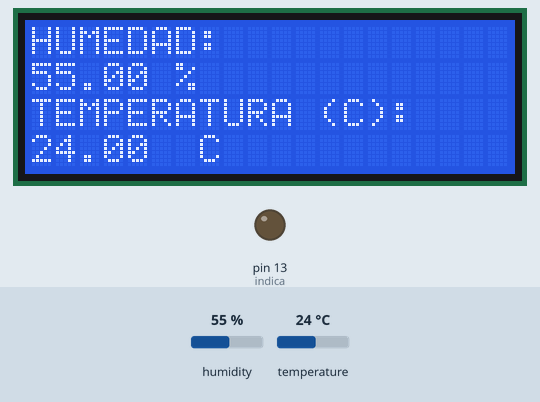
Simulated run of this sketch. Board: Arduino Uno, built with avr-gcc and run on an emulated ATmega328P. Shown: 20×4 character LCD, output pins drawn as LEDs (lit = HIGH). The test bench sets the inputs (shaded band); at power-on: temperature 24 °C, humidity 55 %.

Above: at 1.6 s.
1.7 s: temperature set to 30 °C
At 3.9 s:
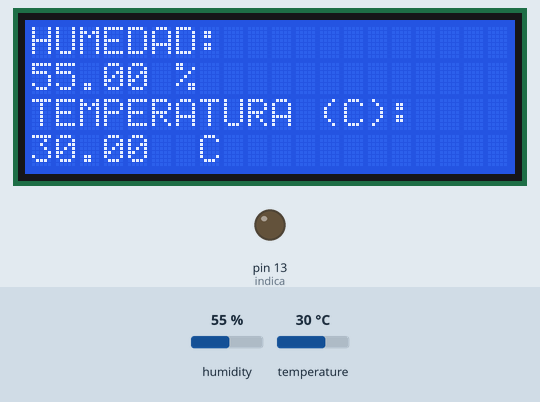
4.6 s: temperature set to 33 °C
At 5.7 s:
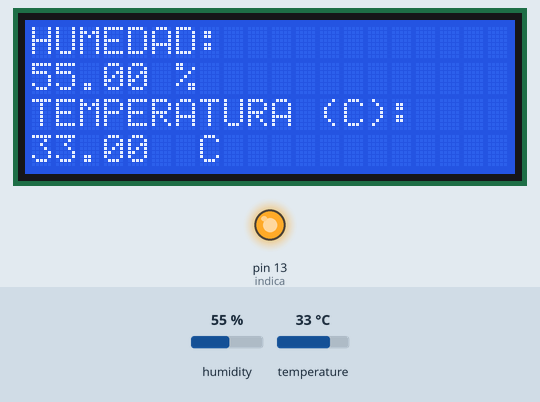
7.5 s: humidity set to 22 %
At 10.4 s:
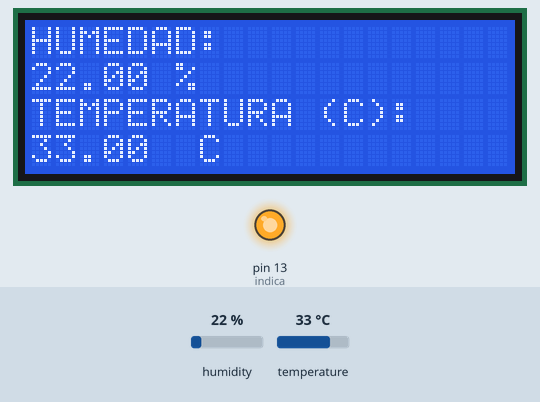
10.7 s: humidity set to 40 %
At 12.4 s:
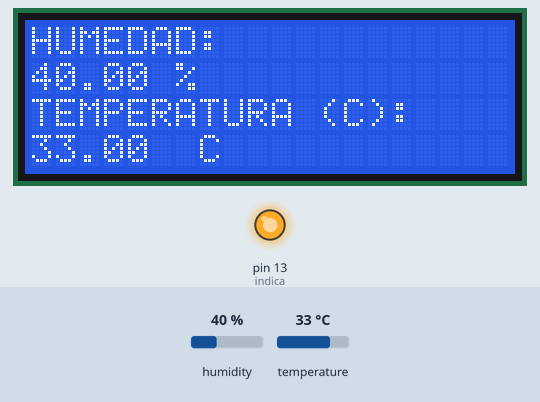
Timing chart, 0 to 13.9 s (numbered marks = the images above; inputs shaded):
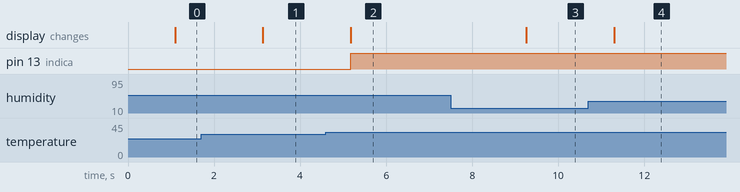

The sketch:

1_TempHumidity.ino
```cpp
// Sensor de velocidad (RPM)
#include <DHT.h>
#include <LiquidCrystal.h>


#define DHTPIN 8 // Sensor a pin D8
#define DHTTYPE DHT11
#define indica 13  // Indicador en D3

// Objeto sensor de temperatura y humedad (DHT11)
DHT dht(DHTPIN, DHTTYPE);

// Establece filas y columnas de LCD
#define LCD_ROWS 4
#define LCD_COLS 20

// Objeto LiquidCrystal (RS, E, D4, D5, D6, D7) son (D7, D6, D5, D4, D3, D2) respectivamente
LiquidCrystal lcd(5, 4, 3, 2, 1, 0);

void setup() {
  lcd.begin(LCD_COLS, LCD_ROWS);    // Inicia LCD
  // Inicia DHT11
  dht.begin();
  pinMode(indica, OUTPUT);
}

void loop() {
  delay(1000);  // Delay 1 segundo


  float temp = dht.readTemperature(); // Lee tem en celcius
  float humd = dht.readHumidity();


  lcd.clear();  // Limpia lcd

  lcd.print("HUMEDAD: ");
  lcd.setCursor(0, 1);
  lcd.print(humd);
  lcd.print(" %");
  lcd.setCursor(0, 2);
  lcd.print("TEMPERATURA (C): ");
  lcd.setCursor(0, 3);
  lcd.print(temp);
  lcd.print("  C");


  if(isnan(temp) || isnan(humd)){
    lcd.clear();
    lcd.print("Error en el sensor");
  }

  // Si temperatura sobrepasa los 35 C enciende
  if(temp > 31)
    digitalWrite(indica, HIGH);
   else
    digitalWrite(indica, LOW);
}
```

Measured:
- the behaviour switches between 31 and 32 °C on temperature (found by bisection; images 1 and 2)
- after the input at 1.7 s, the display: changes after 1.4 s (image 1)
- after the input at 4.6 s, pin 13 (indica): LOW → HIGH after 0.58 s; the display: changes after 0.58 s (image 2)
- after the input at 7.5 s, the display: changes after 1.8 s (image 3)
- after the input at 10.7 s, the display: changes after 0.60 s (image 4)
